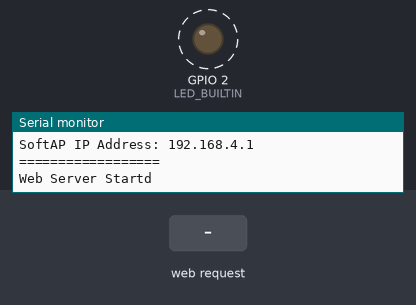
The sketch below on a simulated ESP8266 (NodeMCU). On the bench: output pins drawn as LEDs (lit = HIGH, except the on-board LED, lit = LOW), the last lines printed to the serial monitor. Dashed ring = blinking. The test bench sets the inputs (shaded band). WiFi joins after 1.5 s; servers stay silent unless stated; EEPROM starts erased.

Above: at 4.8 s.
4.9 s: HTTP request GET /config?ssid=120&password=120 received
At 6.2 s:
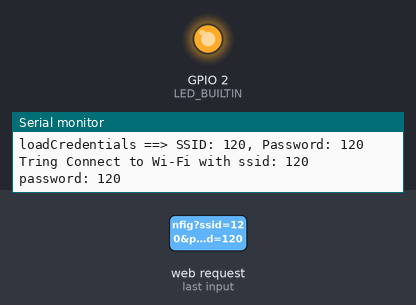
At 11.4 s:
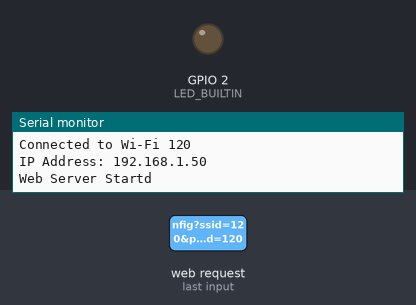
Timing chart, 0 to 13.6 s (numbered marks = the images above; inputs shaded):
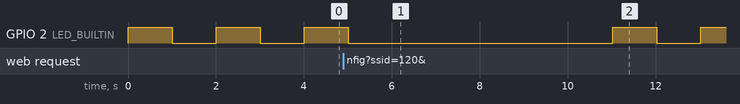

The sketch:

wifiRemoteConfig.ino
```cpp
#include <ESP8266WiFi.h>
#include <ESP8266WebServer.h>
#include <EEPROM.h>
#include <ArduinoJson.h>  // Include the ArduinoJson library

ESP8266WebServer server(80);

const char* defaultSsid = "esp8266";
const char* defaultPassword = "1234567890";

#define EEPROM_SIZE 64
#define SSID_ADDR 0
#define PASS_ADDR 32

void saveCredentials(const char* ssid, const char* password) {
  if (strlen(ssid) > 32 || strlen(password) > 32) {
    Serial.println("SSID or password exceeds maximum length of 32 bytes.");
    return;
  }
  StaticJsonDocument<EEPROM_SIZE> doc;
  doc["ssid"] = ssid;
  doc["password"] = password;

  // Serialize the JSON object to a string
  char jsonBuffer[EEPROM_SIZE];
  serializeJson(doc, jsonBuffer);

  // Write the JSON string to EEPROM
  EEPROM.begin(EEPROM_SIZE);
  for (int i = 0; i < strlen(jsonBuffer); ++i) {
    EEPROM.write(i, jsonBuffer[i]);
  }
  EEPROM.commit();
  EEPROM.end();
  Serial.printf("\nsaveCredentials ==> SSID: %s, Password: %s\n", ssid, password);
}

void loadCredentials(char* ssid, char* password) {

  EEPROM.begin(EEPROM_SIZE);
  char jsonBuffer[EEPROM_SIZE];
  for (int i = 0; i < EEPROM_SIZE; ++i) {
    jsonBuffer[i] = EEPROM.read(i);
  }
  EEPROM.end();

  // Parse the JSON string
  StaticJsonDocument<EEPROM_SIZE> doc;
  DeserializationError error = deserializeJson(doc, jsonBuffer);
  if (error) {
    Serial.print(F("deserializeJson() failed: "));
    Serial.println(error.c_str());
    return;
  }

  // Extract SSID and password from JSON
  const char* storedSsid = doc["ssid"];
  const char* storedPassword = doc["password"];

  // Copy SSID and password to output variables
  strncpy(ssid, storedSsid, EEPROM_SIZE);
  strncpy(password, storedPassword, EEPROM_SIZE);
  Serial.printf("\nloadCredentials ==> SSID: %s, Password: %s\n", ssid, password);
}

void handleRoot() {
  server.send(200, "text/html", "<h1>Welcome to ESP8266 Configuration Page</h1><p><a href='/config'>Configure Wi-Fi</a></p>");
}

void handleConfig() {
  if (server.hasArg("ssid") && server.hasArg("password")) {
    String newSsid = server.arg("ssid");
    String newPassword = server.arg("password");
    saveCredentials(newSsid.c_str(), newPassword.c_str());
    server.send(200, "text/html", "<h1>Wi-Fi credentials updated successfully!</h1>");
    setup();
  } else {
    server.send(200, "text/html", "<h1>Configure Wi-Fi</h1><form method='POST' action='/config'><input type='text' name='ssid' placeholder='New SSID'><br><input type='password' name='password' placeholder='New Password'><br><input type='submit' value='Save'></form>");
  }
}

void setup() {
  Serial.begin(115200);
  pinMode(LED_BUILTIN, OUTPUT);

  char ssid[EEPROM_SIZE];
  char password[EEPROM_SIZE];

  loadCredentials(ssid, password);

  if (strlen(ssid)>1) {
    Serial.print("\nTring Connect to Wi-Fi with ssid: ");
    Serial.print(ssid);
    Serial.print(" password: ");
    Serial.println(password);
    WiFi.mode(WIFI_STA);
    WiFi.begin(ssid,password);
    WiFi.setHostname("esp8266");
    int i=0;
    while (WiFi.status() != WL_CONNECTED && i < 5) {
    delay(5000);
    Serial.printf("\nConnecting to Wi-Fi %s %s\n",ssid,password);
    i++;
  }
  }
  if(WiFi.status() == WL_CONNECTED){
    Serial.printf("\nConnected to Wi-Fi %s\n",ssid);
    Serial.print("IP Address: ");
    Serial.println(WiFi.localIP());
    // Proceed with normal operation
  } else {
    WiFi.mode(WIFI_AP);
    WiFi.softAP(defaultSsid, defaultPassword);
    IPAddress softAPIP =WiFi.softAPIP();
    Serial.println("Failed to connect to Wi-Fi, Work as Access Point Mode");
    Serial.print("SoftAP IP Address: ");
    Serial.println(softAPIP);
    Serial.println("==================");

  }
    // Set up web server routes
    server.on("/", handleRoot);
    server.on("/config", handleConfig);
    server.begin();
    Serial.println("Web Server Startd");
}

void loop() {
  server.handleClient();
  digitalWrite(LED_BUILTIN, HIGH);  // turn the LED on (HIGH is the voltage level)
  delay(1000);                      // wait for a second
  digitalWrite(LED_BUILTIN, LOW);   // turn the LED off by making the voltage LOW
  delay(1000);                      // wait for a second
}
```
